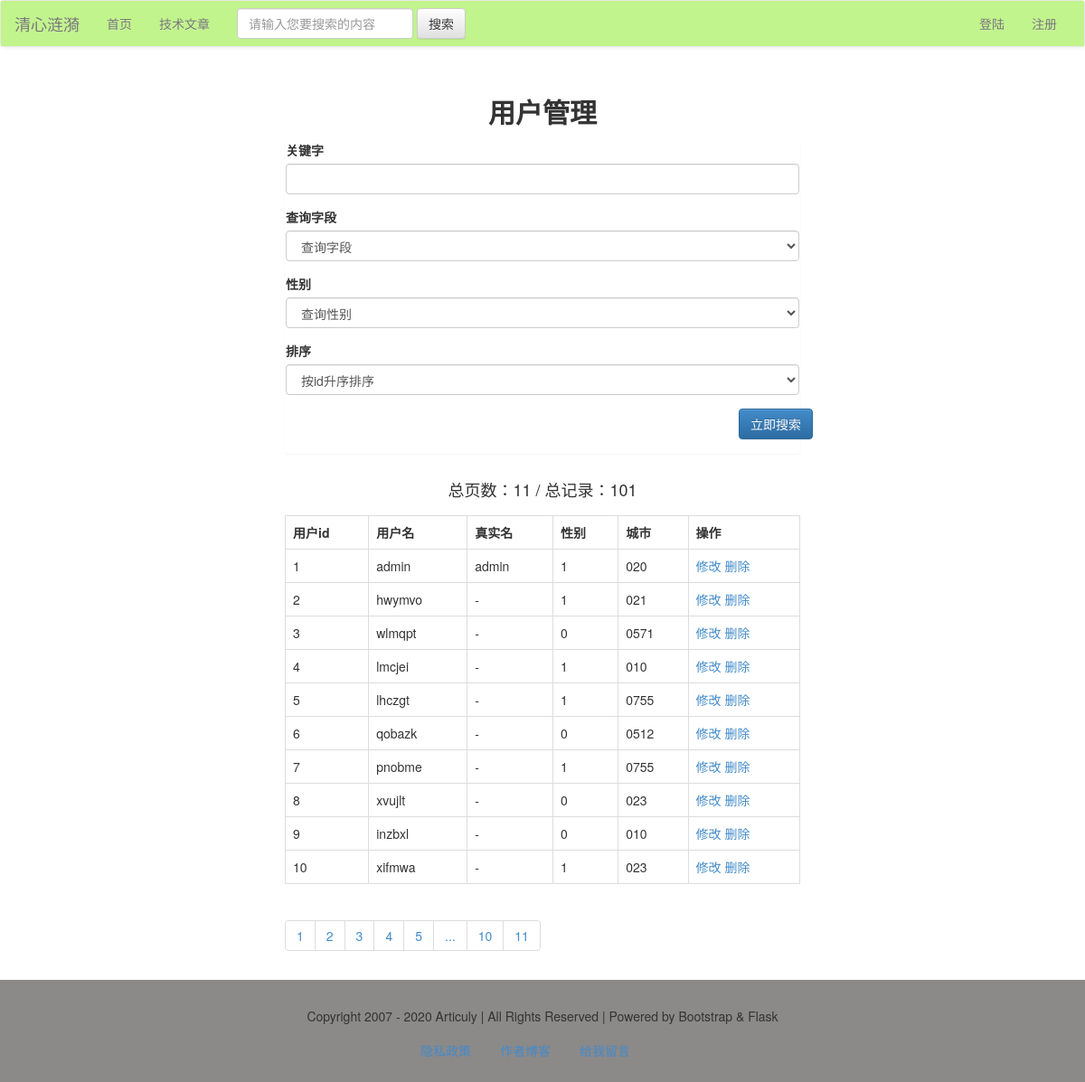
The page /user/list on the database its author committed.
### models.py (models this page shows)
class User(db.Model):
    id = db.Column(db.Integer, primary_key=True)
    username = db.Column(db.String)
    password = db.Column(db.String)
    realname = db.Column(db.String)
    sex = db.Column(db.Integer)
    city = db.Column(db.String)
    hobby = db.Column(db.String)
    intro = db.Column(db.String)

### views/users.py (the view)
@user_app.route('/list/<int:page>', methods=['get', 'post'])
@user_app.route('/list', defaults={'page': 1}, methods=['get', 'post'])
def userList(page):
    if request.method == 'POST':
        q = request.form['q']
        condition = {request.form['field']: q}
        if request.form['field'] == 'realname':
            condition = User.realname.like('%%%s%%' % q)
        else:
            condition = User.username.like('%%%s%%' % q)
        if request.form['order'] == '1':
            order = User.id.asc()
        else:
            order = User.id.desc()
        if request.form['sex'] == '':
            res = User.query.filter(condition).order_by(order).paginate(page, 10)
        else:
            res = User.query.filter(condition, User.sex == request.form['sex']).order_by(order).paginate(page, 10)
    else:
        res = User.query.paginate(page, 10)
    users = res.items
    pageList = res.iter_pages()
    total = res.total
    pages = res.pages
    return render_template('user/user_list.html', users=users, pageList=pageList, pages=pages, total=total)

### app.py (called while the page is built)
@app.context_processor
def account():
    username = session.get('user')
    return {'username': username}

### templates/user/user_list.html (shortened to what this page needs)
{% extends 'base.html' %}
{% block content %}
    <div class="container-fluid">
        <div class="row">
            <div class="main col-lg-6 col-lg-offset-3 col-md-8 col-md-offset-2 col-sm-10 col-sm-offset-1 col-xs-12">
                <h2 class="text-center"><b>用户管理</b></h2>
                <div class="panel">
                    <form action="" method="post">
                        <div class="form-group">
                            <label for="q" class="control-label">关键字</label>
                            <input type="text" name="q" class="form-control">
                        </div>
                        <div class="form-group">
                            <label for="field" class="control-label">查询字段</label>
                            <select name="field" class="form-control">
                                <option value="">查询字段</option>
                            </select>
                        </div>
                        <div class="form-group">
                            <label for="sex" class="control-label">性别</label>
                            <select name="sex" class="form-control">
                                <option value="" checked>查询性别</option>
                            </select>
                        </div>
                        <div class="form-group">
                            <label for="排序" class="control-label">排序</label>
                            <select name="order" class="form-control">
                                <option value="1" checked>按id升序排序</option>
                            </select>
                        </div>
                        <div class="form-group ">
                            <div class="row"><input type="submit" name="search" class="btn btn-primary pull-right"
                                                    value="立即搜索"></div>
                        </div>
                    </form>
                </div>
                <div class="row"><h4 class="text-center">总页数：{{ pages }} / 总记录：{{ total }}</h4></div>
                <table class="table table-bordered ">
                    <tr>
                        <th>用户id</th>
                        <th>用户名</th>
                        <th>真实名</th>
                        <th>性别</th>
                        <th>城市</th>
                        <th>操作</th>
                    </tr>
                    {% for user in users %}
                        <tr>
                            <td>{{ user.id }}</td>
                            <td>{{ user.username }}</td>
                            <td>{{ user.realname }}</td>
                            <td>{{ user.sex }}</td>
                            <td>{{ user.city }}</td>
                            <td>
                                <a href="{{ url_for("user_app.editUser", user_id=user.id) }}">修改</a>
                                <a href="{{ url_for("user_app.deleteUser", user_id=user.id) }}">删除</a>
                            </td>
                        </tr>
                    {% endfor %}
                </table>
                <ul class="pagination">
                    {% for page in pageList %}
                        {% if page!=None %}
                            <li><a href="{{ url_for("user_app.userList", page=page) }}">{{ page }}</a></li>
                        {% else %}
                            <li><a href="#">...</a></li>
                        {% endif %}
                    {% endfor %}
                </ul>
            </div>
        </div>
    </div>
{% endblock %}

### templates/base.html (style rules this page uses)
.row { margin-top: 15px; margin-bottom: 8px; }
.panel { margin-top: 15px; }

### rows shown on the page
User: id "1", username "admin", realname "admin", sex "1", city "020"
User: id "2", username "hwymvo", realname "-", sex "1", city "021"
User: id "3", username "wlmqpt", realname "-", sex "0", city "0571"
User: id "4", username "lmcjei", realname "-", sex "1", city "010"
User: id "5", username "lhczgt", realname "-", sex "1", city "0755"
User: id "6", username "qobazk", realname "-", sex "0", city "0512"
User: id "7", username "pnobme", realname "-", sex "1", city "0755"
User: id "8", username "xvujlt", realname "-", sex "0", city "023"
User: id "9", username "inzbxl", realname "-", sex "0", city "010"
User: id "10", username "xifmwa", realname "-", sex "1", city "023"

### other values the page prints
{{ pages }} "11"
{{ total }} "101"
{{ page }} "1" "2" "3" "4" "5" "10" "11"
